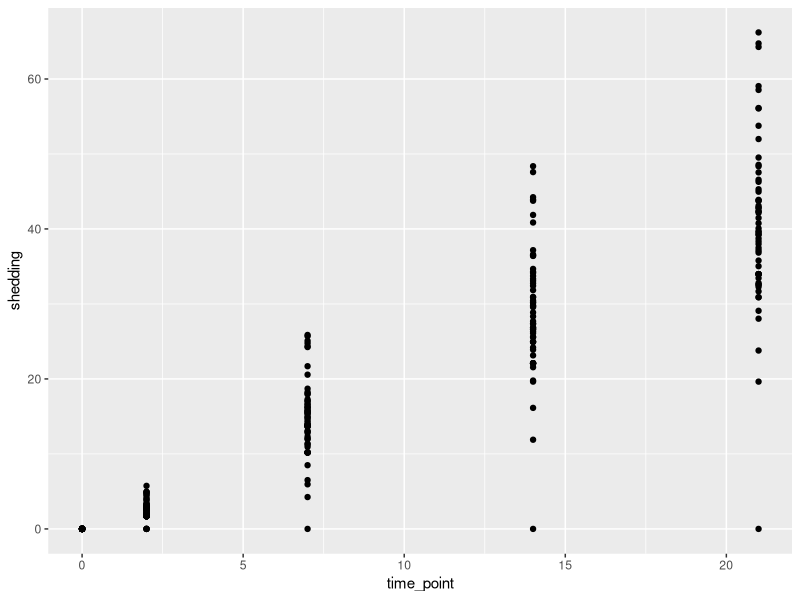
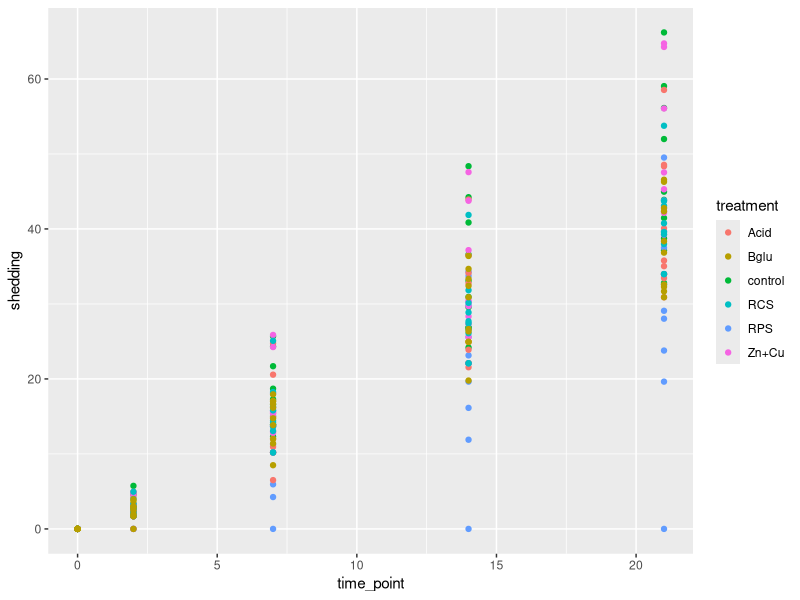
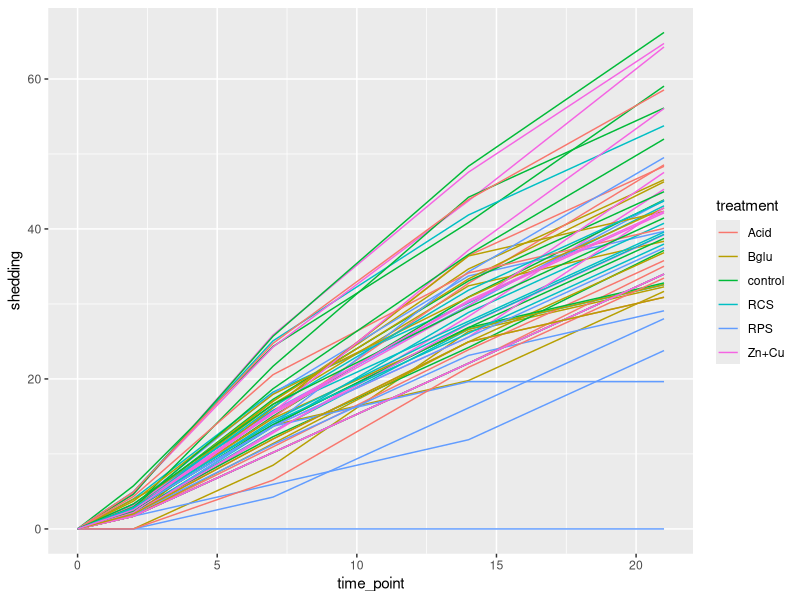
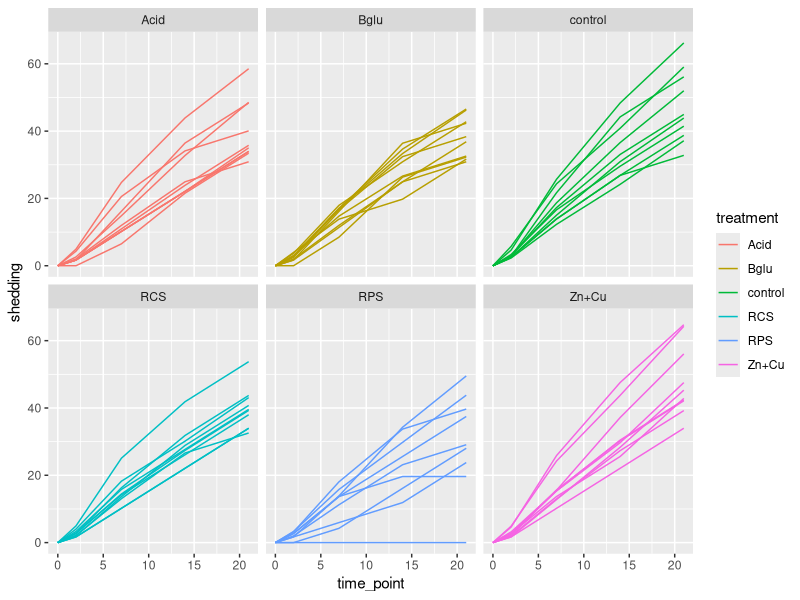
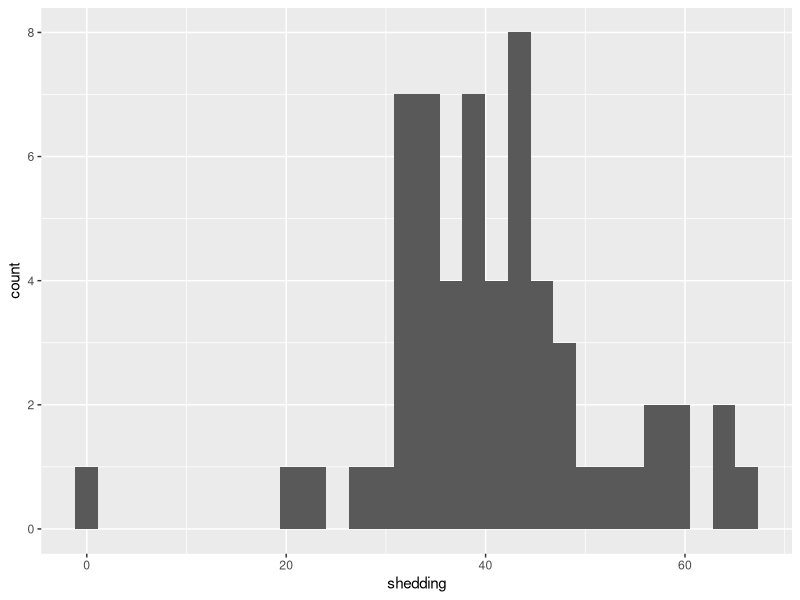
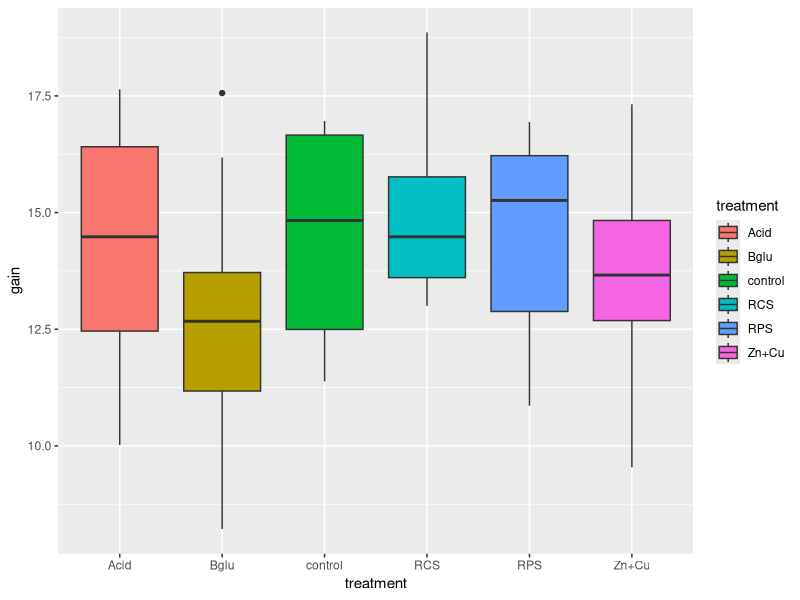
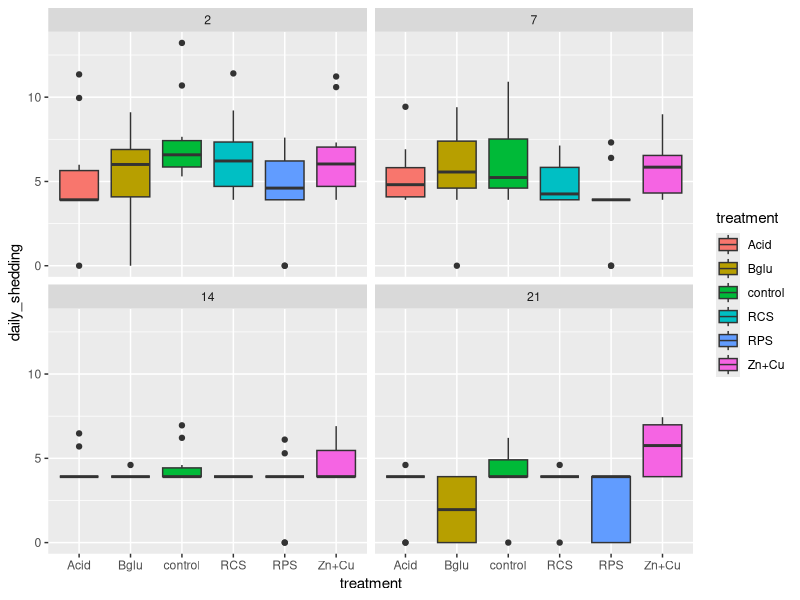

These charts were generated, in order, by the following R code:
## ---- chunk 1
library(tidyverse)
## ---- chunk 2
shed <- read_csv("../data/daily_shedding.csv")
  #read_csv("http://heike.github.io/rwrks/01-r-intro/data/daily_shedding.csv")
## ---- chunk 3
head(shed)
## ---- chunk 4
str(shed)
## ---- chunk 5
summary(shed)
## ---- chunk 6
ggplot(shed, aes(x=time_point, y=shedding)) + geom_point()
## ---- chunk 7
ggplot(shed, aes(x=time_point, y=shedding, colour = treatment)) + geom_point()
## ---- chunk 8
ggplot(shed, aes(x=time_point, y=shedding, colour = treatment)) + geom_line(aes(group=pignum))
## ---- chunk 9
ggplot(shed, aes(x=time_point, y=shedding, color=treatment)) + 
  geom_line(aes(group=pignum)) + 
  facet_wrap(~treatment)
## ---- chunk 10
final_shed <- shed %>% 
  group_by(pignum) %>% 
  mutate(gain = pig_weight[time_point == 21] - pig_weight[time_point == 0]) %>% filter(time_point == 21) %>% ungroup()

summary(final_shed$gain)
## ---- chunk 11
ggplot(final_shed) + geom_histogram(aes(x = shedding))
## ---- chunk 12
final_shed[which.min(final_shed$shedding), - c(2:9)]
## ---- chunk 13
# Using base `R`:
median(final_shed$shedding[final_shed$treatment == "control"])
# then repeat for each treatment. Or ...

## ---- chunk 14
# Using `tidyverse`:
final_shed %>%  group_by(treatment) %>% 
  summarise(med_shed = median(shedding))
## ---- chunk 15
wilcox.test(shedding ~ treatment, data = final_shed,
            subset = treatment %in% c("control", "RPS"))
## ---- chunk 16
ggplot(final_shed) + 
  geom_boxplot( aes(treatment, gain, fill = treatment))
## ---- chunk 17
shed %>% filter(time_point != 0) %>% ggplot() + 
  geom_boxplot( aes(treatment, daily_shedding, fill = treatment), position = position_dodge2(preserve = 'total'))  + 
  facet_wrap(~time_point)
